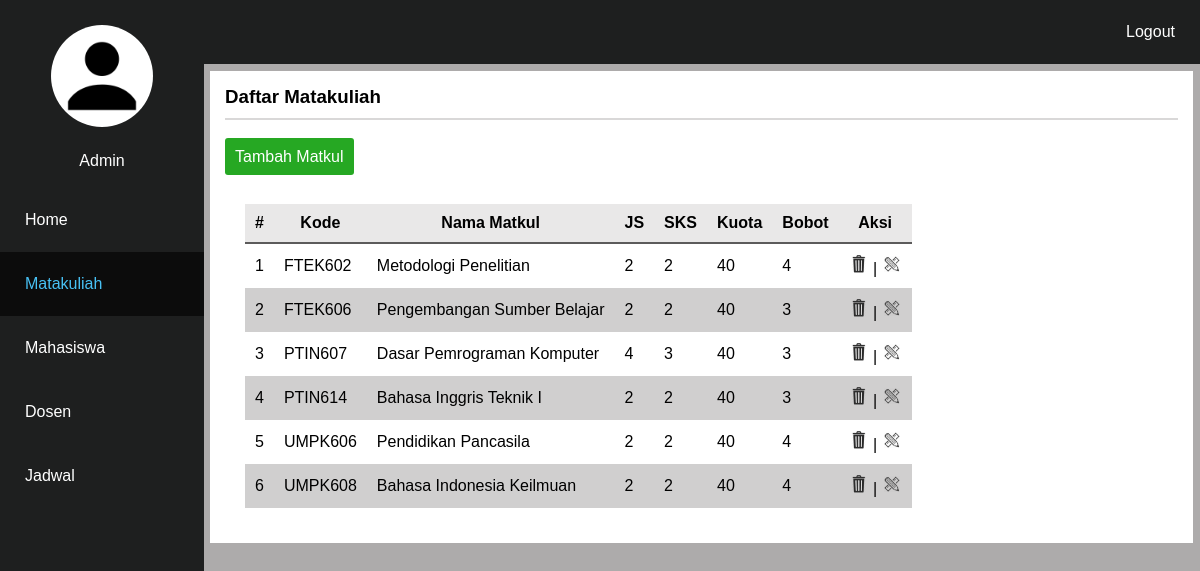
Page /admin/daftar-matkul.php (signed in) on the committed database.
### tables this page shows
CREATE TABLE `matkul` (
  `kd_mk` varchar(10) NOT NULL,
  `nama_mk` varchar(30) NOT NULL,
  `sks` int(2) NOT NULL,
  `js` int(2) NOT NULL,
  `kuota` int(2) NOT NULL,
  `grade_matkul` int(3) NOT NULL
);

### admin/daftar-matkul.php (the view, shortened to what this page needs)
<!DOCTYPE html PUBLIC "-//W3C//DTD XHTML 1.0 Transitional//EN" "http://www.w3.org/TR/xhtml1/DTD/xhtml1-transitional.dtd">
<html xmlns="http://www.w3.org/1999/xhtml">
<head>
<link rel="stylesheet" type="text/css" href="../style.css" />
</head>
<?php
include "../check.php";
include "../koneksi.php";
?>
<body>
	<div class="navbar-side">
		<ul>
			<li><center><img src="../image/user-128.png" class="img-navbar"> <br> Admin <br><br></center></li>
			<li><a href="index.php">Home</a></li>
			<li><a href="daftar-matkul.php" class="active">Matakuliah</a></li>
			<li><a href="daftar-mahasiswa.php">Mahasiswa</a></li>
			<li><a href="daftar-dosen.php">Dosen</a></li>
			<li><a href="daftar-jadwal.php">Jadwal</a></li>
		</ul>
	</div>
	<div class="content">
		<div class="top-nav">
		<ul>
			<li style="float: right"><a href="../logout.php" style="float: right">Logout</a></li>
		</ul>
		</div>
		<div class="container">
			<?php
			$daftar_matkul = mysqli_query($conn,"select * from matkul");
			?>
			<h3>Daftar Matakuliah</h3>
			<div class="separate-line"></div>
			<br />
			<div class="btn-add"><a href="tambah-matkul.php">Tambah Matkul</a></div>
			<br />
			<div style="overflow-x: auto;">
				<table class="table">
					<tr>
						<th>#</th><th>Kode</th><th>Nama Matkul</th><th>JS</th><th>SKS</th><th>Kuota</th><th>Bobot</th><th>Aksi</th>
					</tr>
					<?php
					$no = 1;
					while ($r = mysqli_fetch_array($daftar_matkul,MYSQLI_NUM)){
					?>
					<tr>
						<td><?php echo $no; ?></td>
						<td><?php echo $r[0]; ?></td>
						<td><?php echo $r[1]; ?></td>
						<td><?php echo $r[2]; ?></td>
						<td><?php echo $r[3]; ?></td>
						<td><?php echo $r[4]; ?></td>
						<td><?php echo $r[5]; ?></td>
						<td><a href="del-matkul.php?kode_mk=<?php echo $r[0]; ?>" title="Hapus"><img src="../image/del.png" class="del-edit-btn1"></a> | <a href="edit-matkul.php?kode_mk=<?php echo $r[0]; ?>" title="Edit"><img src="../image/edit.png" class="del-edit-btn1"></a> </td>
					</tr>
					<?php
					$no++;
					}
					?>
				</table>
			</div>
		</div>
	</div>
</body>
</html>

### style.css (style rules this page uses)
* { margin:0; padding:0; box-sizing:border-box; }
a { text-decoration: none; color: #0b2a9c; }
body { font-family:"Trebuchet MS", Arial, Helvetica, sans-serif; background-color: #adabab; }
.container { margin-left: 17.5%; margin-top: 7px; margin-right: 7px; margin-bottom: 7px; background-color: #fff; padding: 15px; }
.content { content: ""; }
.separate-line { border: solid 1px #d9d8d8; box-shadow: #999595; width: 100%; align-content: center; margin-top: 10px; margin-bottom: 10px; }
.btn-add a { padding: 10px; text-decoration: none; color: #fff; background-color: #26a823; border-radius: 3px; }
.del-edit-btn1 { width: 20px; }
.img-navbar { border-radius: 50%; background-color: #fff; margin: 25px 27px; width: 50%; }
.top-nav { width: 100%; height: auto; background-color: #1e1f1f; }
.top-nav ul { list-style-type: none; overflow: hidden; }
.top-nav ul li { display: inline-block; }
.top-nav ul li a { color: #fff; padding: 23px 25px; text-decoration: none; }
.navbar-side { height: 100%; background-color: #1e1f1f; position: fixed; width: 17%; color: #fff; }
.navbar-side ul { list-style-type: none; overflow: auto; }
.navbar-side ul li a { display: block; color: #fff; padding: 23px 25px; color: #fff; text-decoration: none; }
.navbar-side ul li a.active { color: #48c1f4; background-color: #0c0c0c; text-decoration: none; }
.table { border-collapse: collapse; border: none; margin: 20px; }
.table th { padding: 10px; background-color:#e9e8e8; border-bottom: 2px solid #5c5b5b; }
.table td { padding: 10px; }
.table tr:nth-child(odd) { background-color: #d0cfcf; }

### rows in the picture
matkul: kd_mk "FTEK602", nama_mk "Metodologi Penelitian", sks "2", js "2", kuota "40", grade_matkul "4"
matkul: kd_mk "FTEK606", nama_mk "Pengembangan Sumber Belajar", sks "2", js "2", kuota "40", grade_matkul "3"
matkul: kd_mk "PTIN607", nama_mk "Dasar Pemrograman Komputer", sks "4", js "3", kuota "40", grade_matkul "3"
matkul: kd_mk "PTIN614", nama_mk "Bahasa Inggris Teknik I", sks "2", js "2", kuota "40", grade_matkul "3"
matkul: kd_mk "UMPK606", nama_mk "Pendidikan Pancasila", sks "2", js "2", kuota "40", grade_matkul "4"
matkul: kd_mk "UMPK608", nama_mk "Bahasa Indonesia Keilmuan", sks "2", js "2", kuota "40", grade_matkul "4"
